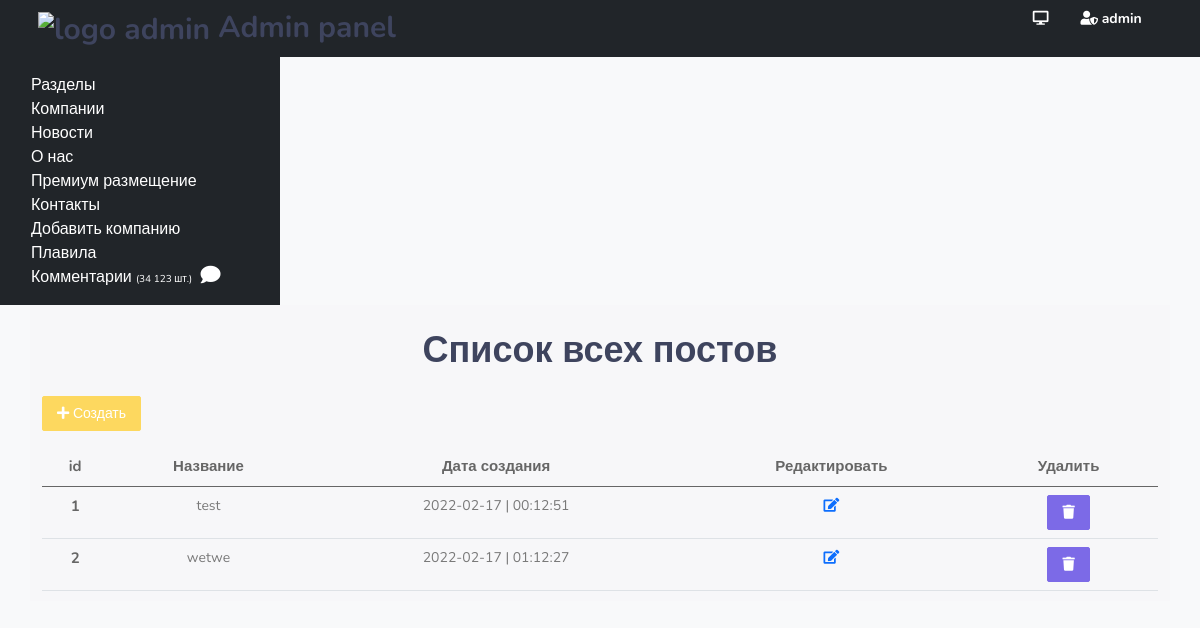
Page /admin/posts (signed in) on the committed database.
### models.py (models this page shows, shortened)
class Post(db.Model):
    id = db.Column(db.Integer, primary_key=True)
    image = db.Column(db.String(100), nullable=True)
    title = db.Column(db.String(160))
    slug = db.Column(db.String(140), unique=True)
    introtext = db.Column(db.Text)
    content = db.Column(db.Text)
    created = db.Column(db.DateTime, default=datetime.now())
    tit = db.Column(db.String(100), nullable=True)
    key = db.Column(db.String(100), nullable=True)
    des = db.Column(db.Text, nullable=True)

### view.py (the view)
@app.route('/admin/posts')
@login_required
def all_blog():
    posts = Post.query.all()
    return render_template('admin/posts.html', posts=posts)

### templates/admin/posts.html (shortened to what this page needs)
{% extends 'admin/base.html' %}
{% block content %}
            <div class="row">
                <div class="col-lg-12 text-center">
                    <div class="page-title-box">
                        <div class="row align-items-center">
                            <div class="col-md-12">
                                <h1 class="page-title m-0">Список всех постов</h1>
                            </div>
                        </div>
                    </div>
                </div>
            </div>
<div class="row">
<div class="col-lg-12">
    <a href="{{ url_for('add_post') }}" title="Добавить" class="btn btn-warning" ><i class="fas fa-plus"></i> Создать</a>
</div>
</div>
            <div class="row mt-3">
<div class="col-lg-12">
<table class="table">
  <thead class="text-center">
    <tr>
      <th scope="col">id</th>
      <th scope="col">Название</th>
      <th scope="col">Дата создания</th>
        <th scope="col">Редактировать</th>
      <th scope="col">Удалить</th>
    </tr>
  </thead>
  <tbody class="text-center">
    {% for i in posts %}
        <tr>
      <th scope="row">{{ i.id }}</th>
      <td>{{ i.title }}</td>
      <td>{{ i.created.strftime('%Y-%m-%d | %H:%M:%S') }}</td>
      <td><a href="{{ url_for('edit_posts', id=i.id) }}" title="Редактировать"><i class="fas fa-edit"></i></a></td>
        <td>
<button type="button" class="btn btn-primary" data-bs-toggle="modal" data-bs-target="#staticBackdrop{{ i.id }}">
  <i class="fas fa-trash"></i>
</button>
            </td>
    </tr>
  {% endfor %}
  </tbody>
</table>
</div>
            </div>
{% endblock %}

### static/assets/css/style.css (style rules this page uses)
body { background: #f8f9fa; font-family: "Nunito", sans-serif; margin: 0; font-size: 14px; }
html { overflow-x: hidden; position: relative; min-height: 100%; background: #f8f9fa; }
h1, h2, h3, h4, h5, h6 { color: #3e445e; font-weight: bold; margin: 10px 0; }
h1 { line-height: 43px; font-size: 36px; }
* { outline: none !important; }
.row { margin-right: -10px; margin-left: -10px; }
.col, .col-1, .col-10, .col-11, .col-12, .col-2, .col-3, .col-4, .col-5, .col-6, .col-7, .col-8, .col-9, .col-auto, .col-lg, .col-lg-1, .col-lg-10, .col-lg-11, .col-lg-12, .col-lg-2, .col-lg-3, .col-lg-4, .col-lg-5, .col-lg-6, .col-lg-7, .col-lg-8, .col-lg-9, .col-lg-auto, .col-md, .col-md-1, .col-md-10, .col-md-11, .col-md-12, .col-md-2, .col-md-3, .col-md-4, .col-md-5, .col-md-6, .col-md-7, .col-md-8, .col-md-9, .col-md-auto, .col-sm, .col-sm-1, .col-sm-10, .col-sm-11, .col-sm-12, .col-sm-2, .col-sm-3, .col-sm-4, .col-sm-5, .col-sm-6, .col-sm-7, .col-sm-8, .col-sm-9, .col-sm-auto, .col-xl, .col-xl-1, .col-xl-10, .col-xl-11, .col-xl-12, .col-xl-2, .col-xl-3, .col-xl-4, .col-xl-5, .col-xl-6, .col-xl-7, .col-xl-8, .col-xl-9, .col-xl-auto { padding-left: 10px; padding-right: 10px; }
.table td, .table th { padding: 8px; }
.m-0 { margin: 0px !important; }
.btn { border-radius: 2px; padding: 6px 14px; font-size: 14px; }
.btn-primary, .btn-success, .btn-info, .btn-warning, .btn-danger, .btn-inverse, .btn-purple, .btn-pink, .btn-orange, .btn-brown, .btn-teal { color: #ffffff !important; }
.btn-primary { background-color: #7c6ae7 !important; border: 1px solid #7c6ae7 !important; }
.btn-warning { background-color: #fdd85f !important; border: 1px solid #fdd85f !important; }
.table { margin-bottom: 10px; }
tbody { color: #797979; }
th { color: #666666; font-size: 15px; }
body { padding-bottom: 65px; }
.page-title-box { padding: 24px 0px; }

### rows in the picture
Post: id "1", title "test", created "2022-02-17 | 00:12:51"
Post: id "2", title "wetwe", created "2022-02-17 | 01:12:27"
